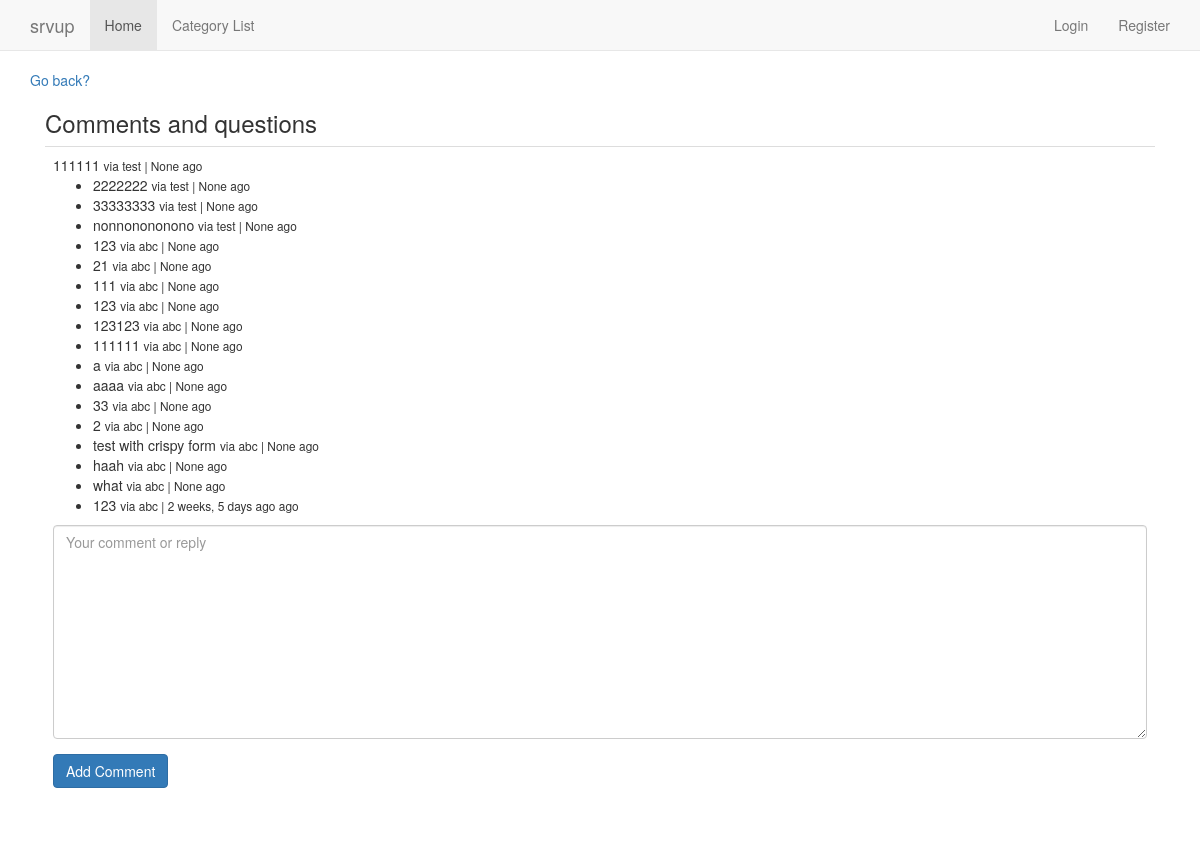
The page /comment/24/ on the database its author committed.
### comment/models.py (models this page shows, shortened)
class Comment(models.Model):
    text = models.TextField()
    author = models.ForeignKey(MyUser)
    parent = models.ForeignKey('self', null=True, blank=True)
    video = models.ForeignKey(Video, null=True, blank=True)
    path = models.CharField(max_length=512)
    timestamp = models.DateTimeField(auto_now=False,auto_now_add=True)
    updated = models.DateTimeField(auto_now=True,auto_now_add=False)
    active = models.BooleanField(default=True)
    objects = CommentManager()
    @property
    def get_comment(self):
        return self.text
    @property
    def is_child(self):
        if self.parent is not None:return True
        else: return False
    @property
    def get_children(self):
        if self.is_child:
            return None
        else:
            return Comment.objects.filter(parent=self)
    @property
    def get_origin(self):
        return self.path
    def get_absolute_url(self):
        return reverse('comment_thread', kwargs={'pk':self.id})

### account/models.py (models this page shows, shortened)
class MyUser(AbstractBaseUser):
    username = models.CharField(
        max_length=255,
        unique=True,)
    email = models.EmailField(
        max_length=255,
        unique=True,
    )
    first_name = models.CharField(
        max_length=255,
        null=True,
        blank=True)
    last_name = models.CharField(
        max_length=255,
        null=True,
        blank=True)
    is_member = models.BooleanField(default=False)
    is_active = models.BooleanField(default=True)
    is_admin = models.BooleanField(default=False)
    objects = MyUserManager()
    USERNAME_FIELD = 'username'
    REQUIRED_FIELDS = ['email']

### comment/views.py (the view)
def comment_thread(request, pk):
    comment = Comment.objects.get(id=pk)
    form = CommentForm()
    return render(request, 'comment/comment_thread.html', {
        'form':form,
        'comment':comment,
        } )

### comment/forms.py
class CommentForm(forms.Form):
    text = forms.CharField(
        widget=forms.Textarea(attrs={
            'placeholder': 'Your comment or reply',})
        )
    def __init__(self, *args, **kwargs):
        super(CommentForm, self).__init__(*args, **kwargs)
        self.helper = FormHelper()
        self.helper.form_show_labels = False
        self.helper.layout = Layout(
            'text',
            ButtonHolder(
                Submit('submit', 'Add Comment', css_class='btn-primary'),
                )
            )

### comment/models.py (called while the page is built)
    def get_queryset(self):
        return CommentQuerySet(self.model, using=self._db)

### templates/comment/comment_thread.html (shortened to what this page needs)
{% extends 'base.html' %}
{%  load humanize %}
{% load crispy_forms_tags %}
{% block content %}
<a href="{{ comment.get_origin }}">Go back?</a>
<div class="col-sm-12">
    <h3>Comments and questions</h3>
    <table class="table">
    <tr><td>{{ comment.get_comment }}
    <small> via {{ comment.author }} | {{ comment.timestamp | naturaltime }} ago </small>
        {% if not comment.is_child %}
            <ul>
            {% for child in  comment.get_children %}
            <li>{{ child.get_comment }}
            <small> via {{ child.author }} | {{ child.timestamp | naturaltime }} ago </small>
            </li>
            {% endfor %}
            </ul>
            <form method="POST" action="{% url 'comment_create' %}">{% csrf_token %}
            {% crispy form %}
            </form>
        </div>
        {% endif %}
  </div>
{% endblock %}

### templates/base.html (shortened to what this page needs)
{% load staticfiles %}
<!DOCTYPE html>
<html lang="en">
  <head>
    <link rel="stylesheet" href="https://maxcdn.bootstrapcdn.com/bootstrap/3.3.1/css/bootstrap.min.css">
    <link href="https://maxcdn.bootstrapcdn.com/font-awesome/4.6.3/css/font-awesome.min.css" rel="stylesheet">
  </head>
  <body>
  {% include 'navbar.html' %}
  <div class="container">
    {% block content %}
    {% endblock %}
  </body>
</html>

### templates/extra_head_info.html
{% load staticfiles %}

### templates/navbar.html (shortened to what this page needs)
    <nav class="navbar navbar-default navbar-static-top">
      <div class="container">
        <div class="navbar-header">
          <a class="navbar-brand" href="#">srvup</a>
        </div>
        <div id="navbar" class="navbar-collapse collapse">
          <ul class="nav navbar-nav">
            <li class="active"><a href="{% url 'home' %}">Home</a></li>
            <li><a href="{% url 'category_list' %}">Category List</a></li>
          </ul>
          <ul class="nav navbar-nav navbar-right">
          {% if user.is_authenticated %}
             <li class="dropdown">
              <a href="#" class="dropdown-toggle notification-toggle" data-toggle="dropdown" role="button" aria-expanded="false"><span class="glyphicon glyphicon-inbox" aria-hidden="true"></span><span class="caret"></span></a>
              <ul class="dropdown-menu" id="notification-dropdown" role="menu">
              </ul>
            </li>
            <li><a href="{% url 'logout' %}">{{ user }} | Logout</a></li>
            {% else %}
              {% if request.get_full_path == "/" %}
              {% else %}
                <li><a href="{% url 'login' %}">Login</a></li>
                <li><a href="{% url 'register' %}">Register</a></li>
              {% endif %}
          {% endif %}
          </ul>
        </div>
      </div>
    </nav>

### templates/javascript.html (shortened to what this page needs)
{% load staticfiles %}

### rows shown on the page
Comment: get_comment "111111", author "test", timestamp "None"
Comment: get_comment "2222222", author "test", timestamp "None"
Comment: get_comment "33333333", author "test", timestamp "None"
Comment: get_comment "nonnonononono", author "test", timestamp "None"
Comment: get_comment "123", author "abc", timestamp "None"
Comment: get_comment "21", author "abc", timestamp "None"
Comment: get_comment "111", author "abc", timestamp "None"
Comment: get_comment "123", author "abc", timestamp "None"
Comment: get_comment "123123", author "abc", timestamp "None"
Comment: get_comment "111111", author "abc", timestamp "None"
Comment: get_comment "a", author "abc", timestamp "None"
Comment: get_comment "aaaa", author "abc", timestamp "None"
Comment: get_comment "33", author "abc", timestamp "None"
Comment: get_comment "2", author "abc", timestamp "None"
Comment: get_comment "test with crispy form", author "abc", timestamp "None"
Comment: get_comment "haah", author "abc", timestamp "None"
Comment: get_comment "what", author "abc", timestamp "None"
Comment: get_comment "123", author "abc", timestamp "2 weeks, 5 days ago"
